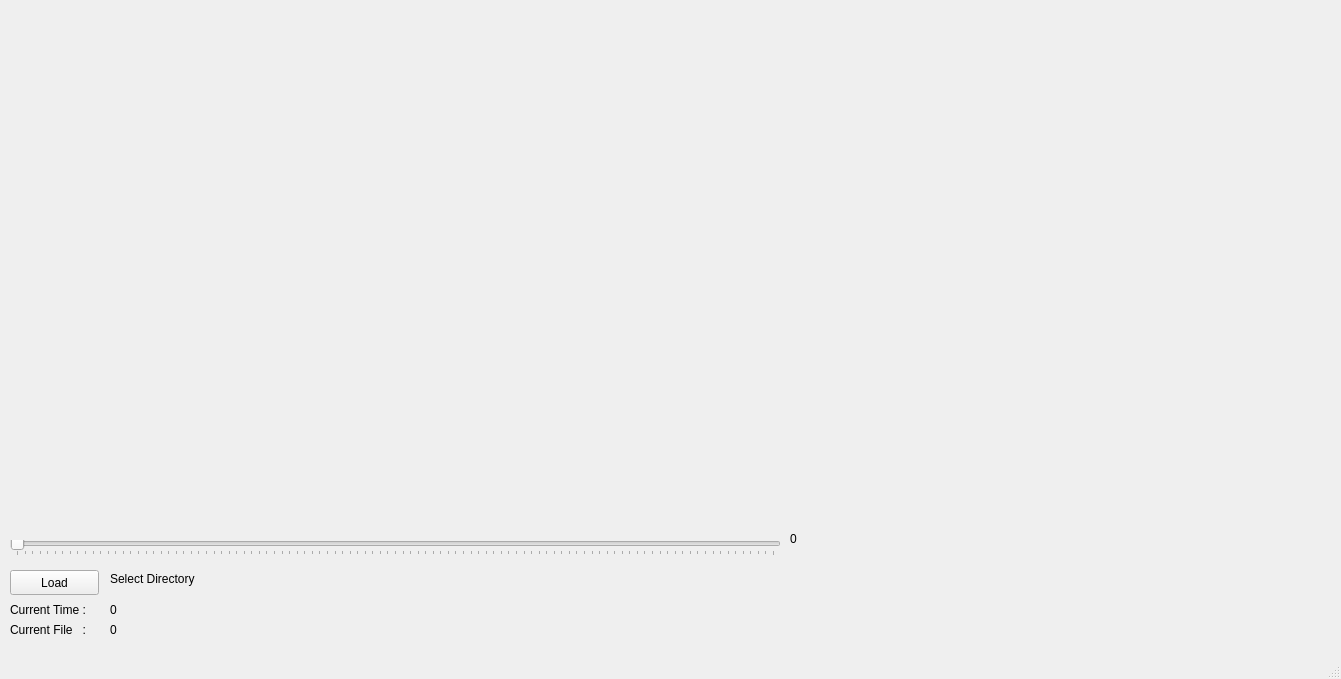
<?xml version="1.0" encoding="UTF-8"?>
<ui version="4.0">
 <class>MainWindow</class>
 <widget class="QMainWindow" name="MainWindow">
  <property name="geometry">
   <rect>
    <x>0</x>
    <y>0</y>
    <width>1341</width>
    <height>679</height>
   </rect>
  </property>
  <property name="windowTitle">
   <string>MainWindow</string>
  </property>
  <widget class="QWidget" name="centralwidget">
   <widget class="QSlider" name="timeLineSlider">
    <property name="geometry">
     <rect>
      <x>10</x>
      <y>540</y>
      <width>771</width>
      <height>16</height>
     </rect>
    </property>
    <property name="maximum">
     <number>100</number>
    </property>
    <property name="orientation">
     <enum>Qt::Horizontal</enum>
    </property>
    <property name="tickPosition">
     <enum>QSlider::TicksBelow</enum>
    </property>
    <property name="tickInterval">
     <number>1</number>
    </property>
   </widget>
   <widget class="QLabel" name="percentlabel">
    <property name="geometry">
     <rect>
      <x>790</x>
      <y>530</y>
      <width>67</width>
      <height>17</height>
     </rect>
    </property>
    <property name="text">
     <string>0</string>
    </property>
   </widget>
   <widget class="QPushButton" name="loadButton">
    <property name="geometry">
     <rect>
      <x>10</x>
      <y>570</y>
      <width>89</width>
      <height>25</height>
     </rect>
    </property>
    <property name="text">
     <string>Load</string>
    </property>
   </widget>
   <widget class="QLabel" name="dirlabel">
    <property name="geometry">
     <rect>
      <x>110</x>
      <y>570</y>
      <width>681</width>
      <height>17</height>
     </rect>
    </property>
    <property name="text">
     <string>Select Directory</string>
    </property>
   </widget>
   <widget class="QLabel" name="timelabel">
    <property name="geometry">
     <rect>
      <x>110</x>
      <y>600</y>
      <width>231</width>
      <height>20</height>
     </rect>
    </property>
    <property name="text">
     <string>0</string>
    </property>
    <property name="alignment">
     <set>Qt::AlignLeading|Qt::AlignLeft|Qt::AlignVCenter</set>
    </property>
   </widget>
   <widget class="QLabel" name="s_currenttimelabel">
    <property name="geometry">
     <rect>
      <x>10</x>
      <y>600</y>
      <width>101</width>
      <height>20</height>
     </rect>
    </property>
    <property name="text">
     <string>Current Time :</string>
    </property>
    <property name="alignment">
     <set>Qt::AlignLeading|Qt::AlignLeft|Qt::AlignVCenter</set>
    </property>
   </widget>
   <widget class="QLabel" name="s_currenttimelabel_2">
    <property name="geometry">
     <rect>
      <x>10</x>
      <y>620</y>
      <width>101</width>
      <height>20</height>
     </rect>
    </property>
    <property name="text">
     <string>Current File   :</string>
    </property>
    <property name="alignment">
     <set>Qt::AlignLeading|Qt::AlignLeft|Qt::AlignVCenter</set>
    </property>
   </widget>
   <widget class="QLabel" name="lastdatalabel">
    <property name="geometry">
     <rect>
      <x>110</x>
      <y>620</y>
      <width>701</width>
      <height>20</height>
     </rect>
    </property>
    <property name="text">
     <string>0</string>
    </property>
    <property name="alignment">
     <set>Qt::AlignLeading|Qt::AlignLeft|Qt::AlignVCenter</set>
    </property>
   </widget>
   <widget class="MyGLWidget" name="renderwindowwidget" native="true">
    <property name="geometry">
     <rect>
      <x>10</x>
      <y>10</y>
      <width>791</width>
      <height>511</height>
     </rect>
    </property>
   </widget>
  </widget>
  <widget class="QStatusBar" name="statusbar"/>
 </widget>
 <customwidgets>
  <customwidget>
   <class>MyGLWidget</class>
   <extends>QWidget</extends>
   <header location="global">myglwidget.h</header>
   <container>1</container>
  </customwidget>
 </customwidgets>
 <resources/>
 <connections/>
</ui>
